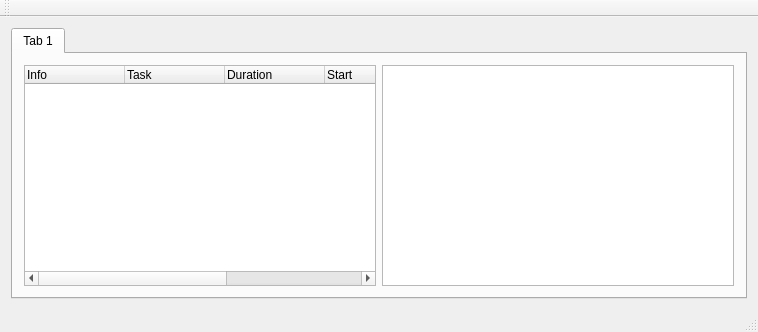
<?xml version="1.0" encoding="UTF-8"?>
<ui version="4.0">
 <class>MainWindow</class>
 <widget class="QMainWindow" name="MainWindow">
  <property name="geometry">
   <rect>
    <x>0</x>
    <y>0</y>
    <width>758</width>
    <height>332</height>
   </rect>
  </property>
  <property name="windowTitle">
   <string>MainWindow</string>
  </property>
  <widget class="QWidget" name="centralWidget">
   <layout class="QVBoxLayout" name="verticalLayout_2">
    <item>
     <layout class="QVBoxLayout" name="verticalLayout_3">
      <item>
       <widget class="QTabWidget" name="projectTab">
        <property name="currentIndex">
         <number>0</number>
        </property>
        <widget class="QWidget" name="tab_3">
         <attribute name="title">
          <string>Tab 1</string>
         </attribute>
         <layout class="QVBoxLayout" name="verticalLayout_4">
          <item>
           <layout class="QHBoxLayout" name="horizontalLayout">
            <item>
             <widget class="QTreeWidget" name="taskDetails">
              <column>
               <property name="text">
                <string>Info</string>
               </property>
              </column>
              <column>
               <property name="text">
                <string>Task</string>
               </property>
              </column>
              <column>
               <property name="text">
                <string>Duration</string>
               </property>
              </column>
              <column>
               <property name="text">
                <string>Start</string>
               </property>
              </column>
              <column>
               <property name="text">
                <string>End</string>
               </property>
              </column>
              <column>
               <property name="text">
                <string>Predecessors</string>
               </property>
              </column>
             </widget>
            </item>
            <item>
             <widget class="QGraphicsView" name="gnattView"/>
            </item>
           </layout>
          </item>
         </layout>
        </widget>
       </widget>
      </item>
     </layout>
    </item>
   </layout>
  </widget>
  <widget class="QMenuBar" name="menuBar">
   <property name="geometry">
    <rect>
     <x>0</x>
     <y>0</y>
     <width>758</width>
     <height>25</height>
    </rect>
   </property>
  </widget>
  <widget class="QStatusBar" name="statusBar"/>
  <widget class="QToolBar" name="mainToolBar">
   <attribute name="toolBarArea">
    <enum>TopToolBarArea</enum>
   </attribute>
   <attribute name="toolBarBreak">
    <bool>true</bool>
   </attribute>
  </widget>
 </widget>
 <layoutdefault spacing="6" margin="11"/>
 <resources/>
 <connections/>
</ui>
